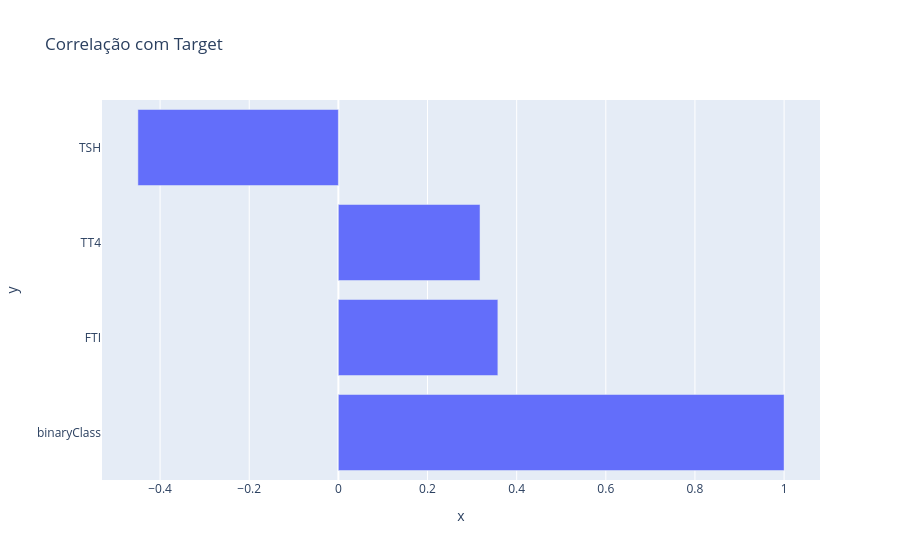

Write notebook code for a chart like this one.
### Markdown cell above
Plotei um grafico de correlação geral, pra dar uma olhada de forma ampla, mais a frente vou detalhando mais e mais pra extrair o maximo de informação da nossa base.

### Code cell
corr_target = df.corr()['binaryClass'].sort_values(ascending=False) #Calcula a correlação de todas as colunas com a coluna "binaryClass" e ordena os resultados em ordem decrescente.
corr_target = corr_target[abs(corr_target) > 0.2]

fig = px.bar(
    x=corr_target.values,
    y=corr_target.index,
    orientation='h',
    title='Correlação com Target'
)

fig.show()

### Figure 1 — Plotly figure (JSON) as saved in the notebook; plotly's stock layout.template omitted (floating-point values rounded to 4 significant figures)
{"data": [{"hovertemplate": "x=%{x}<br>y=%{y}<extra></extra>", "legendgroup": "", "marker": {"color": "#636efa", "pattern": {"shape": ""}}, "name": "", "orientation": "h", "showlegend": false, "textposition": "auto", "type": "bar", "x": [1.0, 0.3578, 0.3178, -0.4498], "xaxis": "x", "y": ["binaryClass", "FTI", "TT4", "TSH"], "yaxis": "y"}], "layout": {"barmode": "relative", "legend": {"tracegroupgap": 0}, "title": {"text": "Correlação com Target"}, "xaxis": {"anchor": "y", "domain": [0, 1], "title": {"text": "x"}}, "yaxis": {"anchor": "x", "domain": [0, 1], "title": {"text": "y"}}}}
